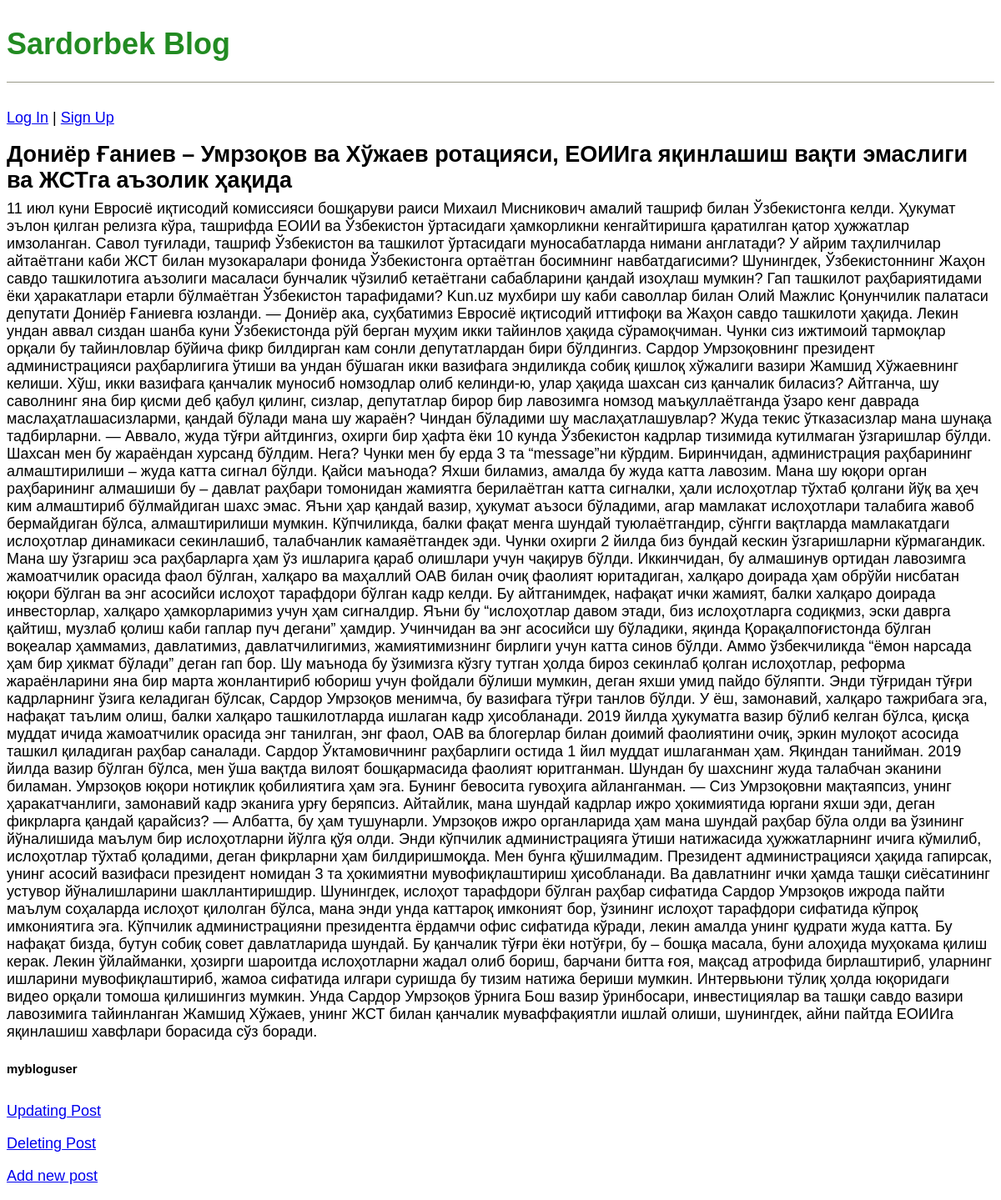
Screenshot of /post/3/ with the database file from the repository.
### MyBlogSiteApp/models.py (models this page shows, shortened)
class Post(models.Model):
    title = models.CharField(max_length=256)
    body = models.TextField()
    author = models.ForeignKey(
        'auth.User',
        on_delete=models.CASCADE
    )

### MyBlogSiteApp/views.py (the view)
# urls.py: path('post/<int:pk>/', BlogDetailView.as_view(), name='full'),
class BlogDetailView(DetailView):
    model = Post
    template_name = 'full.html'

### templates/full.html
{% extends 'base.html' %}
{% block content %}
    <div class="post-entry">
        <h2>{{post.title}}</h2>
        <p>{{post.body}}</p>
        <h5>{{post.author}}</h5>
    </div>
<p><a href="{% url 'update' post.pk %}"> Updating Post</a></p>
<p><a href="{% url 'delete' post.pk %}"> Deleting Post</a></p>
{% endblock content %}

### static/css/base.css (style rules this page uses)
body { font-family: 'Noto Sans JP', sans-serif; font-size: 18px; }
.post-entry { margin-bottom: 2rem; }
.post-entry h2 { margin: 0.5rem 0; }
.post-entry p { margin: 0; font-weight: 400; }

### rows the page displays
Post: title "Дониёр Ғаниев – Умрзоқов ва Хўжаев ротацияси, ЕОИИга яқинлашиш вақти эмаслиги ва ЖСТга аъзолик ҳақида", body "11 июл куни Евросиё иқтисодий комиссияси бошқаруви раиси Михаил Мисникович амалий ташриф билан Ўзбекистонга келди. Ҳукумат эълон қилган релизга кўра, ташрифда ЕОИИ ва Ўзбекистон ўртасидаги ҳамкорликни кенгайтиришга қаратилган қатор ҳужжатлар имзоланган. Савол туғилади, ташриф Ўзбекистон ва ташкилот ўртасидаги муносабатларда нимани англатади? У айрим таҳлилчилар айтаётгани каби ЖСТ билан музокаралари фонида Ўзбекистонга ортаётган босимнинг навбатдагисими? Шунингдек, Ўзбекистоннинг Жаҳон савдо ташкилотига аъзолиги масаласи бунчалик чўзилиб кетаётгани сабабларини қандай изоҳлаш мумкин? Гап ташкилот раҳбариятидами ёки ҳаракатлари етарли бўлмаётган Ўзбекистон тарафидами? Kun.uz мухбири шу каби…", author "mybloguser"
